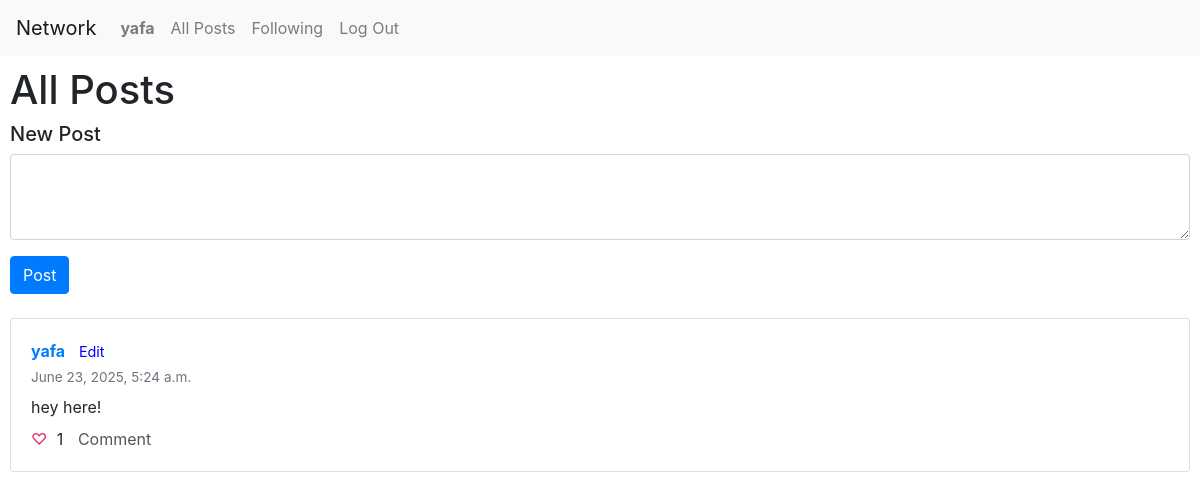
Screenshot of / (signed in) with the database file from the repository.
### network/models.py (models this page shows, shortened)
class User(AbstractUser):
    followers = models.ManyToManyField('self', symmetrical=False, related_name='following', blank=True)

class Post(models.Model):
    user = models.ForeignKey(User, on_delete=models.CASCADE, related_name="posts")
    content = models.TextField(max_length=500)
    timestamp = models.DateTimeField(auto_now_add=True)
    likes = models.ManyToManyField(User, related_name="liked_posts", blank=True)

### network/views.py (the view)
# urls.py: path("", views.index, name="index"),
def index(request):
    if request.method == "POST":
        if not request.user.is_authenticated:
            return HttpResponseRedirect(reverse("login"))
        content = request.POST.get("content")
        if content:
            Post.objects.create(user=request.user, content=content)
    posts = Post.objects.all().order_by("-timestamp")
    return render(request, "network/index.html", {
        "posts": posts
    })

### network/templates/network/index.html (shortened to what this page needs)
{% extends "network/layout.html" %}
{% block body %}
    <h1>All Posts</h1>
    {% if user.is_authenticated %}
        <div class="mb-4">
            <h5>New Post</h5>
            <form action="{% url 'index' %}" method="post">
                <div class="form-group">
                    <textarea class="form-control" name="content" rows="3" required></textarea>
                </div>
                <button type="submit" class="btn btn-primary">Post</button>
            </form>
        </div>
    {% endif %}
    {% for post in posts %}
        <div class="card mb-3" id="post-{{ post.id }}">
            <div class="card-body">
                <strong>
                    <a href="{% url 'profile' post.user.username %}">{{ post.user.username }}</a>
                </strong>
                {% if user.is_authenticated and user == post.user %}
                    <a href="#" class="edit-link" onclick="editPost('{{ post.id }}'); return false;">Edit</a>
                {% endif %}
                <p class="mt-1 mb-2 text-muted">{{ post.timestamp|date:"F j, Y, g:i a" }}</p>
                <p class="mt-2 mb-2" id="content-{{ post.id }}">{{ post.content }}</p>
                <div class="mt-2">
                    {% if user.is_authenticated %}
                        <span class="like-button" data-post-id="{{ post.id }}" onclick="toggleLike('{{ post.id }}')">
                            {% if user in post.likes.all %}
                                ❤️
                            {% else %}
                                ♡
                            {% endif %}
                        </span>
                    {% else %}
                        ♡
                    {% endif %}
                    <span id="like-count-{{ post.id }}">{{ post.likes.count }}</span>
                    <a href="#" class="comment-link" onclick="toggleCommentSection('{{ post.id }}'); return false;">Comment</a>
                </div>
            </div>
        </div>
    {% empty %}
        <p>No posts yet.</p>
    {% endfor %}
{% endblock %}

### network/templates/network/layout.html (shortened to what this page needs)
{% load static %}
<!DOCTYPE html>
<html lang="en">
    <head>
        <link rel="stylesheet" href="https://stackpath.bootstrapcdn.com/bootstrap/4.4.1/css/bootstrap.min.css">
        <link href="{% static 'network/styles.css' %}" rel="stylesheet">
    </head>
    <body>
        <nav class="navbar navbar-expand-lg navbar-light bg-light">
            <a class="navbar-brand" href="#">Network</a>
            <div>
              <ul class="navbar-nav mr-auto">
                {% if user.is_authenticated %}
                    <li class="nav-item">
                        <a class="nav-link" href="#"><strong>{{ user.username }}</strong></a>
                    </li>
                {% endif %}
                <li class="nav-item">
                  <a class="nav-link" href="{% url 'index' %}">All Posts</a>
                </li>
                {% if user.is_authenticated %}
                    <li class="nav-item">
                        <a class="nav-link" href="{% url 'following' %}">Following</a>
                    </li>
                    <li class="nav-item">
                        <a class="nav-link" href="{% url 'logout' %}">Log Out</a>
                    </li>
                {% endif %}
              </ul>
            </div>
          </nav>
        <div class="body">
            {% block body %}
            {% endblock %}
        </div>
    </body>
</html>

### network/static/network/styles.css (style rules this page uses)
.card { margin-bottom: 1rem; }
.edit-link { color: blue; margin-left: 10px; font-size: 0.9em; }
.like-button { color: #e0245e; cursor: pointer; margin-right: 5px; }
.comment-link { margin-left: 10px; color: #555; }
.text-muted { font-size: 0.85rem; }
.body { padding: 10px; }

### rows the page displays
User: username "yafa"
Post: user.username "yafa", timestamp "June 23, 2025, 5:24 a.m.", content "hey here!", likes.count "1"
